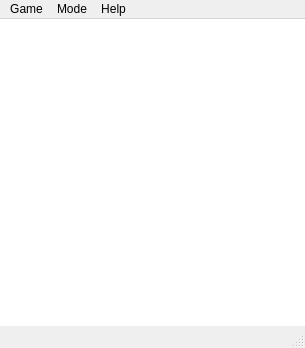
<?xml version="1.0" encoding="UTF-8"?>
<ui version="4.0">
 <class>PegSolitaire</class>
 <widget class="QMainWindow" name="PegSolitaire">
  <property name="geometry">
   <rect>
    <x>0</x>
    <y>0</y>
    <width>305</width>
    <height>348</height>
   </rect>
  </property>
  <property name="windowTitle">
   <string>PegSolitaire</string>
  </property>
  <widget class="QWidget" name="centralWidget">
   <property name="styleSheet">
    <string notr="true">background-color: white;</string>
   </property>
   <layout class="QGridLayout" name="gridLayout">
    <property name="leftMargin">
     <number>20</number>
    </property>
    <property name="topMargin">
     <number>20</number>
    </property>
    <property name="rightMargin">
     <number>20</number>
    </property>
    <property name="bottomMargin">
     <number>20</number>
    </property>
    <property name="spacing">
     <number>15</number>
    </property>
    <item row="0" column="4">
     <widget class="Piece" name="peca04">
      <property name="sizePolicy">
       <sizepolicy hsizetype="Fixed" vsizetype="Fixed">
        <horstretch>0</horstretch>
        <verstretch>0</verstretch>
       </sizepolicy>
      </property>
      <property name="minimumSize">
       <size>
        <width>25</width>
        <height>25</height>
       </size>
      </property>
      <property name="maximumSize">
       <size>
        <width>25</width>
        <height>25</height>
       </size>
      </property>
      <property name="styleSheet">
       <string notr="true"/>
      </property>
      <property name="iconSize">
       <size>
        <width>25</width>
        <height>25</height>
       </size>
      </property>
      <property name="flat">
       <bool>true</bool>
      </property>
     </widget>
    </item>
    <item row="4" column="4">
     <widget class="Piece" name="peca44">
      <property name="sizePolicy">
       <sizepolicy hsizetype="Fixed" vsizetype="Fixed">
        <horstretch>0</horstretch>
        <verstretch>0</verstretch>
       </sizepolicy>
      </property>
      <property name="minimumSize">
       <size>
        <width>25</width>
        <height>25</height>
       </size>
      </property>
      <property name="maximumSize">
       <size>
        <width>25</width>
        <height>25</height>
       </size>
      </property>
      <property name="styleSheet">
       <string notr="true"/>
      </property>
      <property name="iconSize">
       <size>
        <width>25</width>
        <height>25</height>
       </size>
      </property>
      <property name="flat">
       <bool>true</bool>
      </property>
     </widget>
    </item>
    <item row="2" column="0">
     <widget class="Piece" name="peca20">
      <property name="sizePolicy">
       <sizepolicy hsizetype="Fixed" vsizetype="Fixed">
        <horstretch>0</horstretch>
        <verstretch>0</verstretch>
       </sizepolicy>
      </property>
      <property name="minimumSize">
       <size>
        <width>25</width>
        <height>25</height>
       </size>
      </property>
      <property name="maximumSize">
       <size>
        <width>25</width>
        <height>25</height>
       </size>
      </property>
      <property name="styleSheet">
       <string notr="true"/>
      </property>
      <property name="iconSize">
       <size>
        <width>25</width>
        <height>25</height>
       </size>
      </property>
      <property name="flat">
       <bool>true</bool>
      </property>
     </widget>
    </item>
    <item row="3" column="6">
     <widget class="Piece" name="peca36">
      <property name="sizePolicy">
       <sizepolicy hsizetype="Fixed" vsizetype="Fixed">
        <horstretch>0</horstretch>
        <verstretch>0</verstretch>
       </sizepolicy>
      </property>
      <property name="minimumSize">
       <size>
        <width>25</width>
        <height>25</height>
       </size>
      </property>
      <property name="maximumSize">
       <size>
        <width>25</width>
        <height>25</height>
       </size>
      </property>
      <property name="styleSheet">
       <string notr="true"/>
      </property>
      <property name="iconSize">
       <size>
        <width>25</width>
        <height>25</height>
       </size>
      </property>
      <property name="flat">
       <bool>true</bool>
      </property>
     </widget>
    </item>
    <item row="6" column="2">
     <widget class="Piece" name="peca62">
      <property name="sizePolicy">
       <sizepolicy hsizetype="Fixed" vsizetype="Fixed">
        <horstretch>0</horstretch>
        <verstretch>0</verstretch>
       </sizepolicy>
      </property>
      <property name="minimumSize">
       <size>
        <width>25</width>
        <height>25</height>
       </size>
      </property>
      <property name="maximumSize">
       <size>
        <width>25</width>
        <height>25</height>
       </size>
      </property>
      <property name="styleSheet">
       <string notr="true"/>
      </property>
      <property name="iconSize">
       <size>
        <width>25</width>
        <height>25</height>
       </size>
      </property>
      <property name="flat">
       <bool>true</bool>
      </property>
     </widget>
    </item>
    <item row="5" column="3">
     <widget class="Piece" name="peca53">
      <property name="sizePolicy">
       <sizepolicy hsizetype="Fixed" vsizetype="Fixed">
        <horstretch>0</horstretch>
        <verstretch>0</verstretch>
       </sizepolicy>
      </property>
      <property name="minimumSize">
       <size>
        <width>25</width>
        <height>25</height>
       </size>
      </property>
      <property name="maximumSize">
       <size>
        <width>25</width>
        <height>25</height>
       </size>
      </property>
      <property name="styleSheet">
       <string notr="true"/>
      </property>
      <property name="iconSize">
       <size>
        <width>25</width>
        <height>25</height>
       </size>
      </property>
      <property name="flat">
       <bool>true</bool>
      </property>
     </widget>
    </item>
    <item row="4" column="6">
     <widget class="Piece" name="peca46">
      <property name="sizePolicy">
       <sizepolicy hsizetype="Fixed" vsizetype="Fixed">
        <horstretch>0</horstretch>
        <verstretch>0</verstretch>
       </sizepolicy>
      </property>
      <property name="minimumSize">
       <size>
        <width>25</width>
        <height>25</height>
       </size>
      </property>
      <property name="maximumSize">
       <size>
        <width>25</width>
        <height>25</height>
       </size>
      </property>
      <property name="styleSheet">
       <string notr="true"/>
      </property>
      <property name="iconSize">
       <size>
        <width>25</width>
        <height>25</height>
       </size>
      </property>
      <property name="flat">
       <bool>true</bool>
      </property>
     </widget>
    </item>
    <item row="6" column="4">
     <widget class="Piece" name="peca64">
      <property name="sizePolicy">
       <sizepolicy hsizetype="Fixed" vsizetype="Fixed">
        <horstretch>0</horstretch>
        <verstretch>0</verstretch>
       </sizepolicy>
      </property>
      <property name="minimumSize">
       <size>
        <width>25</width>
        <height>25</height>
       </size>
      </property>
      <property name="maximumSize">
       <size>
        <width>25</width>
        <height>25</height>
       </size>
      </property>
      <property name="styleSheet">
       <string notr="true"/>
      </property>
      <property name="iconSize">
       <size>
        <width>25</width>
        <height>25</height>
       </size>
      </property>
      <property name="flat">
       <bool>true</bool>
      </property>
     </widget>
    </item>
    <item row="4" column="2">
     <widget class="Piece" name="peca42">
      <property name="sizePolicy">
       <sizepolicy hsizetype="Fixed" vsizetype="Fixed">
        <horstretch>0</horstretch>
        <verstretch>0</verstretch>
       </sizepolicy>
      </property>
      <property name="minimumSize">
       <size>
        <width>25</width>
        <height>25</height>
       </size>
      </property>
      <property name="maximumSize">
       <size>
        <width>25</width>
        <height>25</height>
       </size>
      </property>
      <property name="styleSheet">
       <string notr="true"/>
      </property>
      <property name="iconSize">
       <size>
        <width>25</width>
        <height>25</height>
       </size>
      </property>
      <property name="flat">
       <bool>true</bool>
      </property>
     </widget>
    </item>
    <item row="2" column="6">
     <widget class="Piece" name="peca26">
      <property name="sizePolicy">
       <sizepolicy hsizetype="Fixed" vsizetype="Fixed">
        <horstretch>0</horstretch>
        <verstretch>0</verstretch>
       </sizepolicy>
      </property>
      <property name="minimumSize">
       <size>
        <width>25</width>
        <height>25</height>
       </size>
      </property>
      <property name="maximumSize">
       <size>
        <width>25</width>
        <height>25</height>
       </size>
      </property>
      <property name="styleSheet">
       <string notr="true"/>
      </property>
      <property name="iconSize">
       <size>
        <width>25</width>
        <height>25</height>
       </size>
      </property>
      <property name="flat">
       <bool>true</bool>
      </property>
     </widget>
    </item>
    <item row="6" column="3">
     <widget class="Piece" name="peca63">
      <property name="sizePolicy">
       <sizepolicy hsizetype="Fixed" vsizetype="Fixed">
        <horstretch>0</horstretch>
        <verstretch>0</verstretch>
       </sizepolicy>
      </property>
      <property name="minimumSize">
       <size>
        <width>25</width>
        <height>25</height>
       </size>
      </property>
      <property name="maximumSize">
       <size>
        <width>25</width>
        <height>25</height>
       </size>
      </property>
      <property name="styleSheet">
       <string notr="true"/>
      </property>
      <property name="iconSize">
       <size>
        <width>25</width>
        <height>25</height>
       </size>
      </property>
      <property name="flat">
       <bool>true</bool>
      </property>
     </widget>
    </item>
    <item row="4" column="0">
     <widget class="Piece" name="peca40">
      <property name="sizePolicy">
       <sizepolicy hsizetype="Fixed" vsizetype="Fixed">
        <horstretch>0</horstretch>
        <verstretch>0</verstretch>
       </sizepolicy>
      </property>
      <property name="minimumSize">
       <size>
        <width>25</width>
        <height>25</height>
       </size>
      </property>
      <property name="maximumSize">
       <size>
        <width>25</width>
        <height>25</height>
       </size>
      </property>
      <property name="styleSheet">
       <string notr="true"/>
      </property>
      <property name="iconSize">
       <size>
        <width>25</width>
        <height>25</height>
       </size>
      </property>
      <property name="flat">
       <bool>true</bool>
      </property>
     </widget>
    </item>
    <item row="1" column="3">
     <widget class="Piece" name="peca13">
      <property name="sizePolicy">
       <sizepolicy hsizetype="Fixed" vsizetype="Fixed">
        <horstretch>0</horstretch>
        <verstretch>0</verstretch>
       </sizepolicy>
      </property>
      <property name="minimumSize">
       <size>
        <width>25</width>
        <height>25</height>
       </size>
      </property>
      <property name="maximumSize">
       <size>
        <width>25</width>
        <height>25</height>
       </size>
      </property>
      <property name="styleSheet">
       <string notr="true"/>
      </property>
      <property name="iconSize">
       <size>
        <width>25</width>
        <height>25</height>
       </size>
      </property>
      <property name="flat">
       <bool>true</bool>
      </property>
     </widget>
    </item>
    <item row="2" column="2">
     <widget class="Piece" name="peca22">
      <property name="sizePolicy">
       <sizepolicy hsizetype="Fixed" vsizetype="Fixed">
        <horstretch>0</horstretch>
        <verstretch>0</verstretch>
       </sizepolicy>
      </property>
      <property name="minimumSize">
       <size>
        <width>25</width>
        <height>25</height>
       </size>
      </property>
      <property name="maximumSize">
       <size>
        <width>25</width>
        <height>25</height>
       </size>
      </property>
      <property name="styleSheet">
       <string notr="true"/>
      </property>
      <property name="iconSize">
       <size>
        <width>25</width>
        <height>25</height>
       </size>
      </property>
      <property name="flat">
       <bool>true</bool>
      </property>
     </widget>
    </item>
    <item row="2" column="5">
     <widget class="Piece" name="peca25">
      <property name="sizePolicy">
       <sizepolicy hsizetype="Fixed" vsizetype="Fixed">
        <horstretch>0</horstretch>
        <verstretch>0</verstretch>
       </sizepolicy>
      </property>
      <property name="minimumSize">
       <size>
        <width>25</width>
        <height>25</height>
       </size>
      </property>
      <property name="maximumSize">
       <size>
        <width>25</width>
        <height>25</height>
       </size>
      </property>
      <property name="styleSheet">
       <string notr="true"/>
      </property>
      <property name="iconSize">
       <size>
        <width>25</width>
        <height>25</height>
       </size>
      </property>
      <property name="flat">
       <bool>true</bool>
      </property>
     </widget>
    </item>
    <item row="3" column="5">
     <widget class="Piece" name="peca35">
      <property name="sizePolicy">
       <sizepolicy hsizetype="Fixed" vsizetype="Fixed">
        <horstretch>0</horstretch>
        <verstretch>0</verstretch>
       </sizepolicy>
      </property>
      <property name="minimumSize">
       <size>
        <width>25</width>
        <height>25</height>
       </size>
      </property>
      <property name="maximumSize">
       <size>
        <width>25</width>
        <height>25</height>
       </size>
      </property>
      <property name="styleSheet">
       <string notr="true"/>
      </property>
      <property name="iconSize">
       <size>
        <width>25</width>
        <height>25</height>
       </size>
      </property>
      <property name="flat">
       <bool>true</bool>
      </property>
     </widget>
    </item>
    <item row="2" column="3">
     <widget class="Piece" name="peca23">
      <property name="sizePolicy">
       <sizepolicy hsizetype="Fixed" vsizetype="Fixed">
        <horstretch>0</horstretch>
        <verstretch>0</verstretch>
       </sizepolicy>
      </property>
      <property name="minimumSize">
       <size>
        <width>25</width>
        <height>25</height>
       </size>
      </property>
      <property name="maximumSize">
       <size>
        <width>25</width>
        <height>25</height>
       </size>
      </property>
      <property name="styleSheet">
       <string notr="true"/>
      </property>
      <property name="iconSize">
       <size>
        <width>25</width>
        <height>25</height>
       </size>
      </property>
      <property name="flat">
       <bool>true</bool>
      </property>
     </widget>
    </item>
    <item row="4" column="3">
     <widget class="Piece" name="peca43">
      <property name="sizePolicy">
       <sizepolicy hsizetype="Fixed" vsizetype="Fixed">
        <horstretch>0</horstretch>
        <verstretch>0</verstretch>
       </sizepolicy>
      </property>
      <property name="minimumSize">
       <size>
        <width>25</width>
        <height>25</height>
       </size>
      </property>
      <property name="maximumSize">
       <size>
        <width>25</width>
        <height>25</height>
       </size>
      </property>
      <property name="styleSheet">
       <string notr="true"/>
      </property>
      <property name="iconSize">
       <size>
        <width>25</width>
        <height>25</height>
       </size>
      </property>
      <property name="flat">
       <bool>true</bool>
      </property>
     </widget>
    </item>
    <item row="3" column="4">
     <widget class="Piece" name="peca34">
      <property name="sizePolicy">
       <sizepolicy hsizetype="Fixed" vsizetype="Fixed">
        <horstretch>0</horstretch>
        <verstretch>0</verstretch>
       </sizepolicy>
      </property>
      <property name="minimumSize">
       <size>
        <width>25</width>
        <height>25</height>
       </size>
      </property>
      <property name="maximumSize">
       <size>
        <width>25</width>
        <height>25</height>
       </size>
      </property>
      <property name="styleSheet">
       <string notr="true"/>
      </property>
      <property name="iconSize">
       <size>
        <width>25</width>
        <height>25</height>
       </size>
      </property>
      <property name="flat">
       <bool>true</bool>
      </property>
     </widget>
    </item>
    <item row="2" column="4">
     <widget class="Piece" name="peca24">
      <property name="sizePolicy">
       <sizepolicy hsizetype="Fixed" vsizetype="Fixed">
        <horstretch>0</horstretch>
        <verstretch>0</verstretch>
       </sizepolicy>
      </property>
      <property name="minimumSize">
       <size>
        <width>25</width>
        <height>25</height>
       </size>
      </property>
      <property name="maximumSize">
       <size>
        <width>25</width>
        <height>25</height>
       </size>
      </property>
      <property name="styleSheet">
       <string notr="true"/>
      </property>
      <property name="iconSize">
       <size>
        <width>25</width>
        <height>25</height>
       </size>
      </property>
      <property name="flat">
       <bool>true</bool>
      </property>
     </widget>
    </item>
    <item row="1" column="2">
     <widget class="Piece" name="peca12">
      <property name="sizePolicy">
       <sizepolicy hsizetype="Fixed" vsizetype="Fixed">
        <horstretch>0</horstretch>
        <verstretch>0</verstretch>
       </sizepolicy>
      </property>
      <property name="minimumSize">
       <size>
        <width>25</width>
        <height>25</height>
       </size>
      </property>
      <property name="maximumSize">
       <size>
        <width>25</width>
        <height>25</height>
       </size>
      </property>
      <property name="styleSheet">
       <string notr="true"/>
      </property>
      <property name="iconSize">
       <size>
        <width>25</width>
        <height>25</height>
       </size>
      </property>
      <property name="flat">
       <bool>true</bool>
      </property>
     </widget>
    </item>
    <item row="3" column="2">
     <widget class="Piece" name="peca32">
      <property name="sizePolicy">
       <sizepolicy hsizetype="Fixed" vsizetype="Fixed">
        <horstretch>0</horstretch>
        <verstretch>0</verstretch>
       </sizepolicy>
      </property>
      <property name="minimumSize">
       <size>
        <width>25</width>
        <height>25</height>
       </size>
      </property>
      <property name="maximumSize">
       <size>
        <width>25</width>
        <height>25</height>
       </size>
      </property>
      <property name="styleSheet">
       <string notr="true"/>
      </property>
      <property name="iconSize">
       <size>
        <width>25</width>
        <height>25</height>
       </size>
      </property>
      <property name="flat">
       <bool>true</bool>
      </property>
     </widget>
    </item>
    <item row="5" column="4">
     <widget class="Piece" name="peca54">
      <property name="sizePolicy">
       <sizepolicy hsizetype="Fixed" vsizetype="Fixed">
        <horstretch>0</horstretch>
        <verstretch>0</verstretch>
       </sizepolicy>
      </property>
      <property name="minimumSize">
       <size>
        <width>25</width>
        <height>25</height>
       </size>
      </property>
      <property name="maximumSize">
       <size>
        <width>25</width>
        <height>25</height>
       </size>
      </property>
      <property name="styleSheet">
       <string notr="true"/>
      </property>
      <property name="iconSize">
       <size>
        <width>25</width>
        <height>25</height>
       </size>
      </property>
      <property name="flat">
       <bool>true</bool>
      </property>
     </widget>
    </item>
    <item row="0" column="3">
     <widget class="Piece" name="peca03">
      <property name="sizePolicy">
       <sizepolicy hsizetype="Fixed" vsizetype="Fixed">
        <horstretch>0</horstretch>
        <verstretch>0</verstretch>
       </sizepolicy>
      </property>
      <property name="minimumSize">
       <size>
        <width>25</width>
        <height>25</height>
       </size>
      </property>
      <property name="maximumSize">
       <size>
        <width>25</width>
        <height>25</height>
       </size>
      </property>
      <property name="styleSheet">
       <string notr="true"/>
      </property>
      <property name="iconSize">
       <size>
        <width>25</width>
        <height>25</height>
       </size>
      </property>
      <property name="flat">
       <bool>true</bool>
      </property>
     </widget>
    </item>
    <item row="3" column="0">
     <widget class="Piece" name="peca30">
      <property name="sizePolicy">
       <sizepolicy hsizetype="Fixed" vsizetype="Fixed">
        <horstretch>0</horstretch>
        <verstretch>0</verstretch>
       </sizepolicy>
      </property>
      <property name="minimumSize">
       <size>
        <width>25</width>
        <height>25</height>
       </size>
      </property>
      <property name="maximumSize">
       <size>
        <width>25</width>
        <height>25</height>
       </size>
      </property>
      <property name="styleSheet">
       <string notr="true"/>
      </property>
      <property name="iconSize">
       <size>
        <width>25</width>
        <height>25</height>
       </size>
      </property>
      <property name="flat">
       <bool>true</bool>
      </property>
     </widget>
    </item>
    <item row="5" column="2">
     <widget class="Piece" name="peca52">
      <property name="sizePolicy">
       <sizepolicy hsizetype="Fixed" vsizetype="Fixed">
        <horstretch>0</horstretch>
        <verstretch>0</verstretch>
       </sizepolicy>
      </property>
      <property name="minimumSize">
       <size>
        <width>25</width>
        <height>25</height>
       </size>
      </property>
      <property name="maximumSize">
       <size>
        <width>25</width>
        <height>25</height>
       </size>
      </property>
      <property name="styleSheet">
       <string notr="true"/>
      </property>
      <property name="iconSize">
       <size>
        <width>25</width>
        <height>25</height>
       </size>
      </property>
      <property name="flat">
       <bool>true</bool>
      </property>
     </widget>
    </item>
    <item row="3" column="1">
     <widget class="Piece" name="peca31">
      <property name="sizePolicy">
       <sizepolicy hsizetype="Fixed" vsizetype="Fixed">
        <horstretch>0</horstretch>
        <verstretch>0</verstretch>
       </sizepolicy>
      </property>
      <property name="minimumSize">
       <size>
        <width>25</width>
        <height>25</height>
       </size>
      </property>
      <property name="maximumSize">
       <size>
        <width>25</width>
        <height>25</height>
       </size>
      </property>
      <property name="styleSheet">
       <string notr="true"/>
      </property>
      <property name="iconSize">
       <size>
        <width>25</width>
        <height>25</height>
       </size>
      </property>
      <property name="flat">
       <bool>true</bool>
      </property>
     </widget>
    </item>
    <item row="3" column="3">
     <widget class="Piece" name="peca33">
      <property name="sizePolicy">
       <sizepolicy hsizetype="Fixed" vsizetype="Fixed">
        <horstretch>0</horstretch>
        <verstretch>0</verstretch>
       </sizepolicy>
      </property>
      <property name="minimumSize">
       <size>
        <width>25</width>
        <height>25</height>
       </size>
      </property>
      <property name="maximumSize">
       <size>
        <width>25</width>
        <height>25</height>
       </size>
      </property>
      <property name="text">
       <string/>
      </property>
      <property name="iconSize">
       <size>
        <width>25</width>
        <height>25</height>
       </size>
      </property>
      <property name="flat">
       <bool>true</bool>
      </property>
     </widget>
    </item>
    <item row="2" column="1">
     <widget class="Piece" name="peca21">
      <property name="sizePolicy">
       <sizepolicy hsizetype="Fixed" vsizetype="Fixed">
        <horstretch>0</horstretch>
        <verstretch>0</verstretch>
       </sizepolicy>
      </property>
      <property name="minimumSize">
       <size>
        <width>25</width>
        <height>25</height>
       </size>
      </property>
      <property name="maximumSize">
       <size>
        <width>25</width>
        <height>25</height>
       </size>
      </property>
      <property name="styleSheet">
       <string notr="true"/>
      </property>
      <property name="iconSize">
       <size>
        <width>25</width>
        <height>25</height>
       </size>
      </property>
      <property name="flat">
       <bool>true</bool>
      </property>
     </widget>
    </item>
    <item row="0" column="2">
     <widget class="Piece" name="peca02">
      <property name="sizePolicy">
       <sizepolicy hsizetype="Fixed" vsizetype="Fixed">
        <horstretch>0</horstretch>
        <verstretch>0</verstretch>
       </sizepolicy>
      </property>
      <property name="minimumSize">
       <size>
        <width>25</width>
        <height>25</height>
       </size>
      </property>
      <property name="maximumSize">
       <size>
        <width>25</width>
        <height>25</height>
       </size>
      </property>
      <property name="styleSheet">
       <string notr="true"/>
      </property>
      <property name="iconSize">
       <size>
        <width>25</width>
        <height>25</height>
       </size>
      </property>
      <property name="flat">
       <bool>true</bool>
      </property>
     </widget>
    </item>
    <item row="1" column="4">
     <widget class="Piece" name="peca14">
      <property name="sizePolicy">
       <sizepolicy hsizetype="Fixed" vsizetype="Fixed">
        <horstretch>0</horstretch>
        <verstretch>0</verstretch>
       </sizepolicy>
      </property>
      <property name="minimumSize">
       <size>
        <width>25</width>
        <height>25</height>
       </size>
      </property>
      <property name="maximumSize">
       <size>
        <width>25</width>
        <height>25</height>
       </size>
      </property>
      <property name="styleSheet">
       <string notr="true"/>
      </property>
      <property name="iconSize">
       <size>
        <width>25</width>
        <height>25</height>
       </size>
      </property>
      <property name="flat">
       <bool>true</bool>
      </property>
     </widget>
    </item>
    <item row="4" column="5">
     <widget class="Piece" name="peca45">
      <property name="sizePolicy">
       <sizepolicy hsizetype="Fixed" vsizetype="Fixed">
        <horstretch>0</horstretch>
        <verstretch>0</verstretch>
       </sizepolicy>
      </property>
      <property name="minimumSize">
       <size>
        <width>25</width>
        <height>25</height>
       </size>
      </property>
      <property name="maximumSize">
       <size>
        <width>25</width>
        <height>25</height>
       </size>
      </property>
      <property name="styleSheet">
       <string notr="true"/>
      </property>
      <property name="iconSize">
       <size>
        <width>25</width>
        <height>25</height>
       </size>
      </property>
      <property name="flat">
       <bool>true</bool>
      </property>
     </widget>
    </item>
    <item row="4" column="1">
     <widget class="Piece" name="peca41">
      <property name="sizePolicy">
       <sizepolicy hsizetype="Fixed" vsizetype="Fixed">
        <horstretch>0</horstretch>
        <verstretch>0</verstretch>
       </sizepolicy>
      </property>
      <property name="minimumSize">
       <size>
        <width>25</width>
        <height>25</height>
       </size>
      </property>
      <property name="maximumSize">
       <size>
        <width>25</width>
        <height>25</height>
       </size>
      </property>
      <property name="styleSheet">
       <string notr="true"/>
      </property>
      <property name="iconSize">
       <size>
        <width>25</width>
        <height>25</height>
       </size>
      </property>
      <property name="flat">
       <bool>true</bool>
      </property>
     </widget>
    </item>
   </layout>
  </widget>
  <widget class="QMenuBar" name="menuBar">
   <property name="geometry">
    <rect>
     <x>0</x>
     <y>0</y>
     <width>305</width>
     <height>22</height>
    </rect>
   </property>
   <widget class="QMenu" name="menuJogo">
    <property name="title">
     <string>Game</string>
    </property>
    <addaction name="actionNovo"/>
    <addaction name="actionSair"/>
   </widget>
   <widget class="QMenu" name="menuModo">
    <property name="title">
     <string>Mode</string>
    </property>
    <addaction name="actionTradicional"/>
    <addaction name="actionCruz"/>
    <addaction name="actionMais"/>
    <addaction name="actionBanquinho"/>
    <addaction name="actionFlecha"/>
    <addaction name="actionPiramide"/>
    <addaction name="actionLosango"/>
   </widget>
   <widget class="QMenu" name="menuAjuda">
    <property name="title">
     <string>Help</string>
    </property>
    <addaction name="actionSobre"/>
   </widget>
   <addaction name="menuJogo"/>
   <addaction name="menuModo"/>
   <addaction name="menuAjuda"/>
  </widget>
  <widget class="QStatusBar" name="statusBar"/>
  <action name="actionNovo">
   <property name="text">
    <string>New</string>
   </property>
  </action>
  <action name="actionSair">
   <property name="text">
    <string>Exit</string>
   </property>
  </action>
  <action name="actionTradicional">
   <property name="checkable">
    <bool>true</bool>
   </property>
   <property name="checked">
    <bool>true</bool>
   </property>
   <property name="text">
    <string>Traditional</string>
   </property>
  </action>
  <action name="actionCruz">
   <property name="checkable">
    <bool>true</bool>
   </property>
   <property name="text">
    <string>Cross</string>
   </property>
  </action>
  <action name="actionMais">
   <property name="checkable">
    <bool>true</bool>
   </property>
   <property name="text">
    <string>Plus</string>
   </property>
  </action>
  <action name="actionBanquinho">
   <property name="checkable">
    <bool>true</bool>
   </property>
   <property name="text">
    <string>Stool</string>
   </property>
  </action>
  <action name="actionFlecha">
   <property name="checkable">
    <bool>true</bool>
   </property>
   <property name="text">
    <string>Arrow</string>
   </property>
  </action>
  <action name="actionPiramide">
   <property name="checkable">
    <bool>true</bool>
   </property>
   <property name="text">
    <string>Pyramid</string>
   </property>
  </action>
  <action name="actionLosango">
   <property name="checkable">
    <bool>true</bool>
   </property>
   <property name="text">
    <string>Diamond</string>
   </property>
  </action>
  <action name="actionSobre">
   <property name="text">
    <string>About</string>
   </property>
  </action>
 </widget>
 <layoutdefault spacing="6" margin="11"/>
 <customwidgets>
  <customwidget>
   <class>Piece</class>
   <extends>QPushButton</extends>
   <header location="global">Piece.h</header>
  </customwidget>
 </customwidgets>
 <tabstops>
  <tabstop>peca02</tabstop>
  <tabstop>peca03</tabstop>
  <tabstop>peca04</tabstop>
  <tabstop>peca12</tabstop>
  <tabstop>peca13</tabstop>
  <tabstop>peca14</tabstop>
  <tabstop>peca20</tabstop>
  <tabstop>peca21</tabstop>
  <tabstop>peca22</tabstop>
  <tabstop>peca23</tabstop>
  <tabstop>peca24</tabstop>
  <tabstop>peca25</tabstop>
  <tabstop>peca26</tabstop>
  <tabstop>peca30</tabstop>
  <tabstop>peca31</tabstop>
  <tabstop>peca32</tabstop>
  <tabstop>peca33</tabstop>
  <tabstop>peca34</tabstop>
  <tabstop>peca35</tabstop>
  <tabstop>peca36</tabstop>
  <tabstop>peca40</tabstop>
  <tabstop>peca41</tabstop>
  <tabstop>peca42</tabstop>
  <tabstop>peca43</tabstop>
  <tabstop>peca44</tabstop>
  <tabstop>peca45</tabstop>
  <tabstop>peca46</tabstop>
  <tabstop>peca52</tabstop>
  <tabstop>peca53</tabstop>
  <tabstop>peca54</tabstop>
  <tabstop>peca62</tabstop>
  <tabstop>peca63</tabstop>
  <tabstop>peca64</tabstop>
 </tabstops>
 <resources/>
 <connections/>
</ui>
